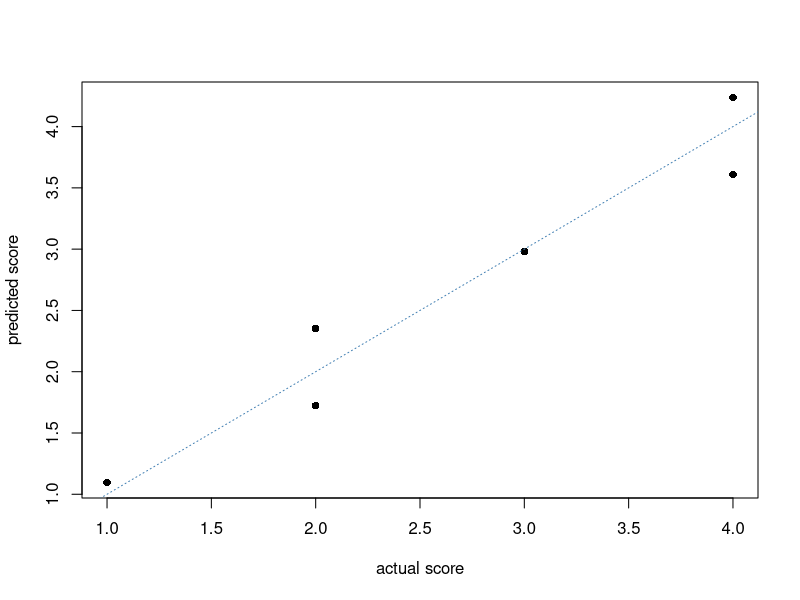

This chart was generated by the following R code:
## ---- chunk 1
library(ggplot2)
library(dplyr)
library(kableExtra)
set.seed(124)
x<-seq(0,5,1)
y<-round(1.5+0.5*x+rnorm(6,0,0.3),0)
dat<-data.frame(behav = x,score = y)

kbl(dat)%>%
  kable_styling(full_width = F, )
## ---- chunk 2
# import data
x<-c(0,1,2,3,4,5)
y<-c(1,2,2,3,4,4)
dat<-data.frame(behav = x, score = y)
# estimate linear regression model
fit_linear<-lm(y~x, data=dat)
summary(fit_linear)
## ---- chunk 3
# calculate prediction values
pred<-predict(fit_linear, newdata = dat)
pred # predicted value

# calculate rmse value
sqrt(mean((y-pred)^2)) #rmse
# calculate r squared value
cor(pred, y)^2 #rsq
## ---- chunk 4
# create R squared plot
plot(y, pred,  pch=16, xlab = "actual score", ylab="predicted score")
abline(a=0, b=1, lty=3, col="steelblue")
## ---- chunk 5
# importing mmreg.sav into dat
library(haven)
dat <- read_spss("mmreg.sav")
# manipulating response variable "math"
dat <- dat%>%mutate(
  math_binary = factor(ifelse(math>50,1,0),
                       labels=c("fail","pass"))
)
table(dat$math_binary)
## ---- chunk 6
fit_logistic <- glm(math_binary ~ female + motivation,
                    data = dat,
                    family = "binomial")
summary(fit_logistic)
## ---- chunk 7
# calculate predicted probabilities
pred_prob <- predict(fit_logistic,
                     type="response",
                     newdata = dat)
summary(pred_prob)

# calculate predicted response values
pred_val <- factor(ifelse(pred_prob>0.5,"pass","fail"))
# assign predicted response values into dat dataframe
dat$pred_prob <- pred_prob
dat$pred_val <- pred_val
table(dat$pred_val)
## ---- chunk 8
table(dat$pred_val, dat$math_binary)
## ---- chunk 9
# install.package("caret")
library(caret)
confusionMatrix(data = dat$pred_val,
                reference = dat$math_binary,
                positive = "pass")
